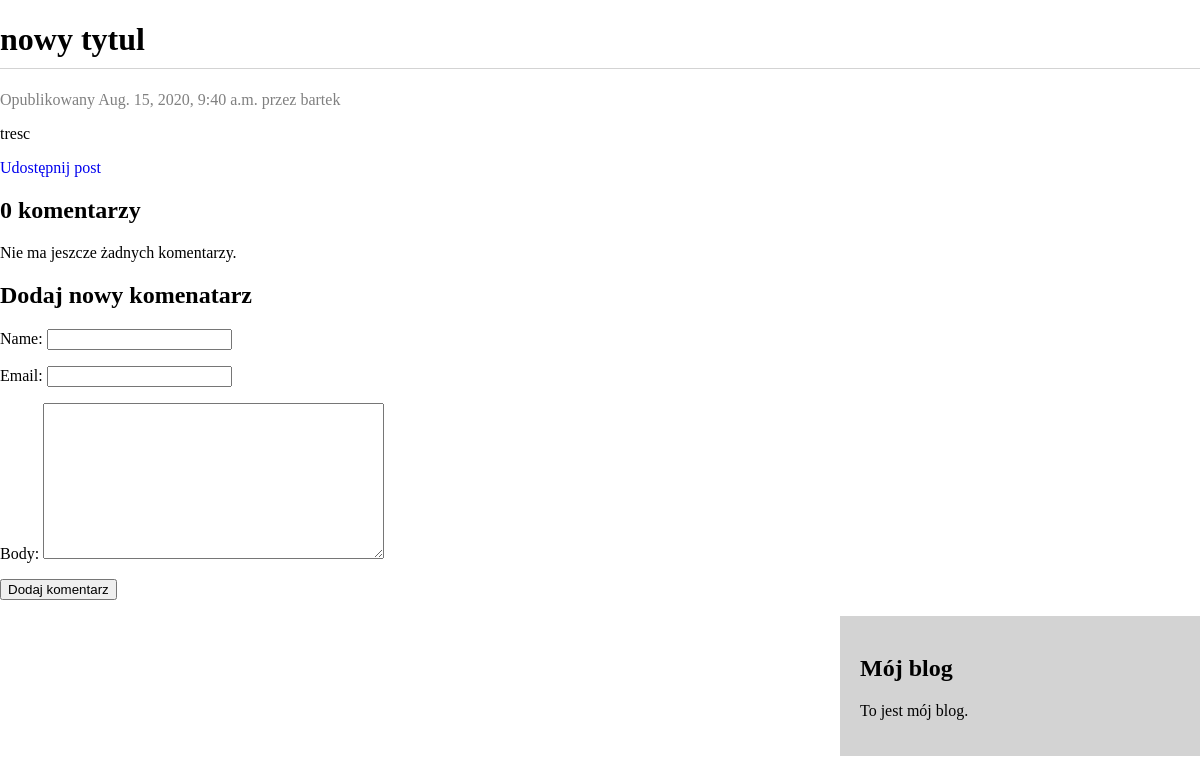
The page /blog/2020/08/15/kolejny/ on the database its author committed.
### blog/models.py (models this page shows, shortened)
class Post(models.Model):
    STATUS_CHOICES = (
        ('draft','Draft'),
        ('published', 'Published'),
    )
    title = models.CharField(max_length=250)
    slug = models.SlugField(max_length=250, unique_for_date='publish')
    author = models.ForeignKey(User, on_delete=models.CASCADE, related_name='blog_posts')
    body = models.TextField()
    publish = models.DateTimeField(default=timezone.now)
    created = models.DateTimeField(auto_now_add=True)
    updated = models.DateTimeField(auto_now=True)
    status = models.CharField(max_length=10, choices=STATUS_CHOICES, default='draft')
    objects = models.Manager()              #manager domyslny
    published = PublishedManager()          #manager niestandardowy
    tags = TaggableManager()
    class Meta:
        ordering = ('-publish',)

### blog/views.py (the view)
# urls.py: path('<int:year>/<int:month>/<int:day>/<slug:post>/', views.post_detail, name='post_detail'),
def post_detail(request, year, month, day, post):
    post = get_object_or_404(Post, slug=post, status='published', publish__year=year, publish__month=month, publish__day=day)
    comments = post.comments.filter(active=True)
    if request.method == "POST":
        comment_form = CommentForm(data=request.POST)
        if comment_form.is_valid():
            new_comment = comment_form.save(commit=False)
            new_comment.post = post
            new_comment.save()
    else:
        comment_form = CommentForm()
    return render(request, 'blog/post/detail.html', {'post':post, 'comments':comments, "comment_form":comment_form})

### blog/forms.py
class CommentForm(forms.ModelForm):
    class Meta:
        model = Comment
        fields = ('name', 'email', 'body')

### blog/templates/blog/post/detail.html (shortened to what this page needs)
{% extends "blog/base.html" %}
{% block content %}
    <h1>{{ post.title }}</h1>
    <p class="date">
            Opublikowany {{ post.publish }} przez {{ post.author }}
    </p>
    {{ post.body|linebreaks }}
    <p>
        <a href="{% url 'blog:post_share' post.id %}">
            Udostępnij post
        </a>
    </p>
    {% with comments.count as total_comments %}
        <h2>
            {{ total_comments }} komentarz{{ total_comments|pluralize:"y" }}
        </h2>
    {% endwith %}
    {% for comment in comments %}
        <div class="comment">
          <p class="info">
              Komentarz {{ forloop.counter }} dodany przez {{ comment.name }}
              {{ comment.created }}
          </p>
            {{ comment.body|linebreaks}}
        </div>
    {% empty %}
    <p>Nie ma jeszcze żadnych komentarzy.</p>
    {% endfor %}
    {% if new_comment %}
        <h2>Twój komentarz został dodany.</h2>
    {% else %}
        <h2>Dodaj nowy komenatarz</h2>
        <form action="." method="post">
            {{ comment_form.as_p }}
            <p><input type="submit" value="Dodaj komentarz"></p>
        </form>
    {% endif %}
{% endblock %}

### blog/static/blog.css (style rules this page uses)
* { box-sizing:border-box; }
a { text-decoration: none; }
body, html { height: 100%; margin: 0; }
h1 { border-bottom: 1px solid lightgrey; padding-bottom: 10px; }
.date, .info { color: grey; }

### rows shown on the page
Post: title "nowy tytul", publish "Aug. 15, 2020, 9:40 a.m.", author "bartek", body "tresc"

### other values the page prints
{{ total_comments }} "0"
